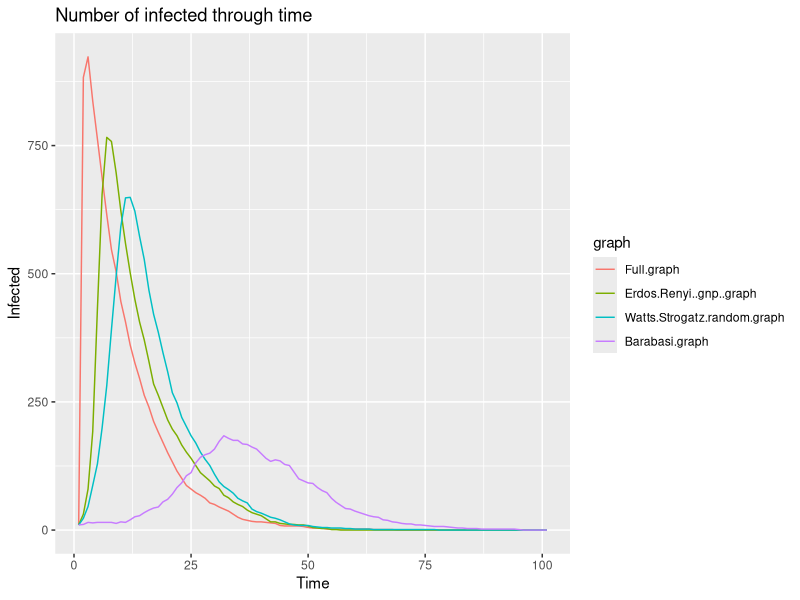
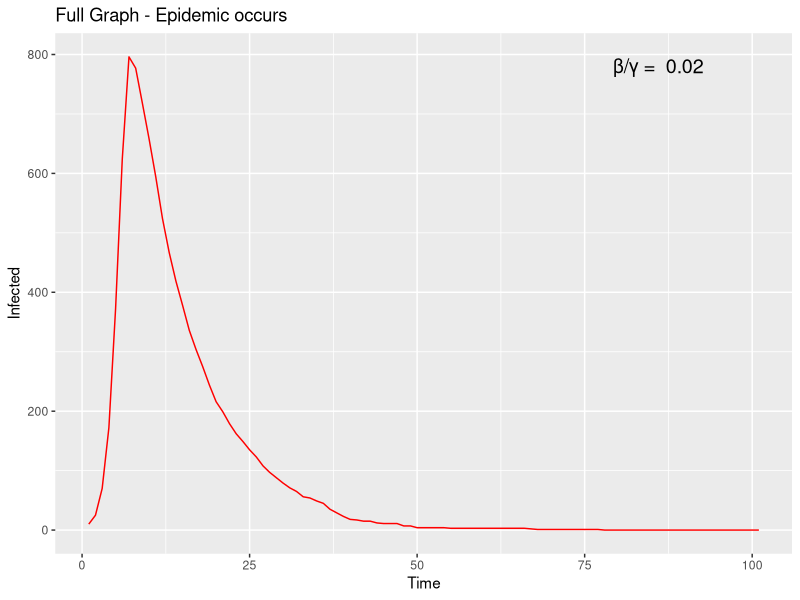
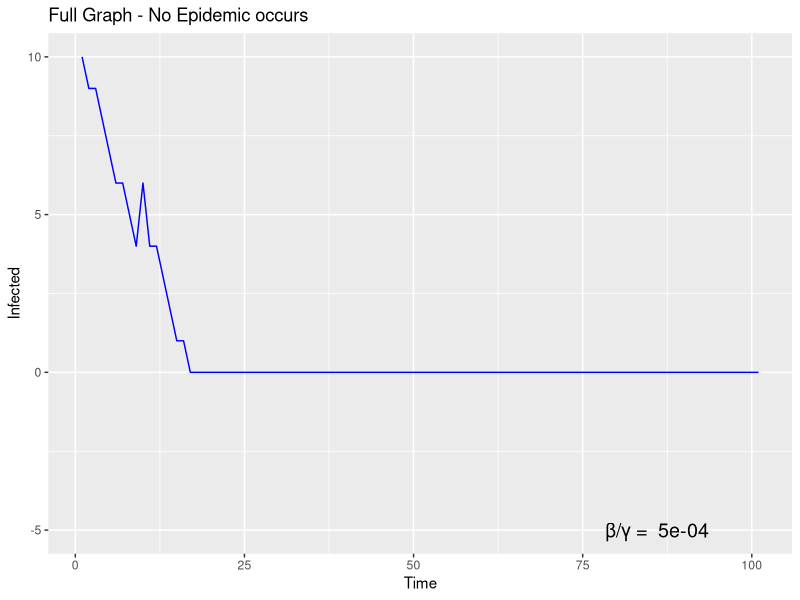
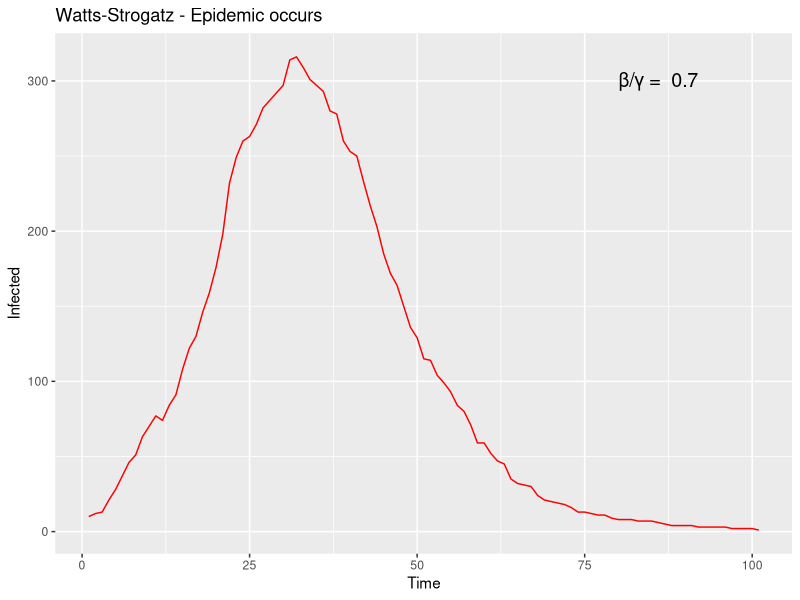
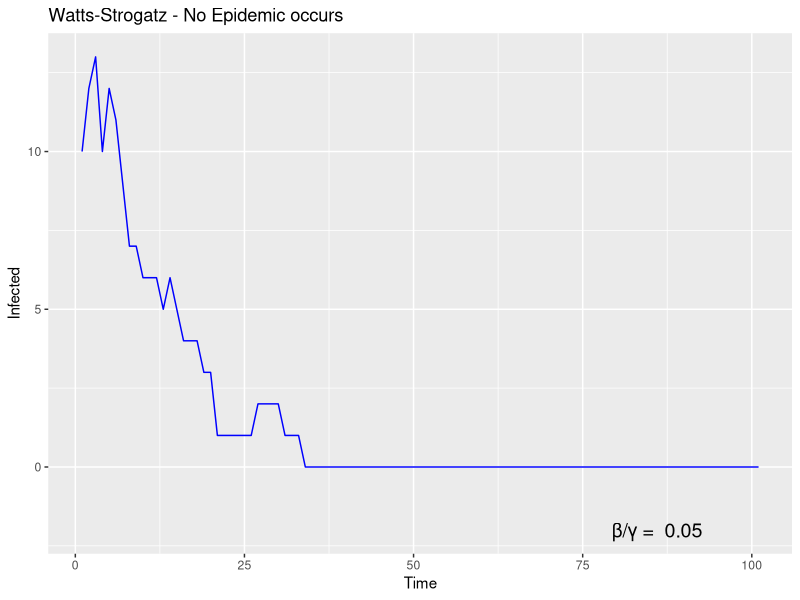
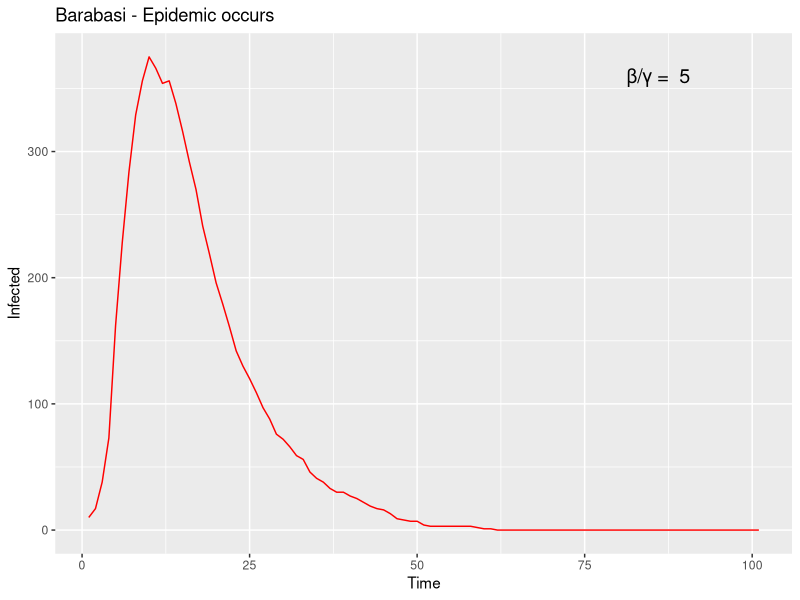
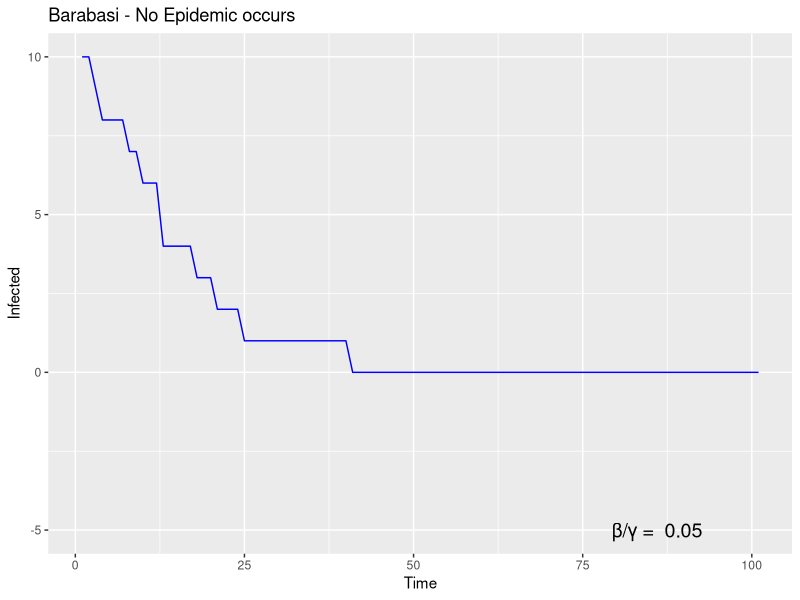

Write R code to recreate these figures, in order.
rm(list=ls())
library(igraph)
require(ggplot2)
require(reshape2)

till_end <- FALSE
n <- 1000
max_t <- 100
beta <- 0.2
gamma <- 0.1
p0 <- 0.01

graphs <- list(
  full_graph = make_full_graph(n),
  er_graph = erdos.renyi.game(n, 0.01),
  ws_graph = watts.strogatz.game(1, n, 4, 0.05),
  ba_graph = barabasi.game(n, directed=FALSE)
)

get_stat <- function(graph) {
  i <- sum(V(graph)$labels=='i')
  r <- sum(V(graph)$labels=='r')
  s <- sum(V(graph)$labels=='s')
  print(i)
}

experiment <- function(graph, beta, gamma) {

  V(graph)$labels <- rep("s", n) # All are susceptible
  
  # Select initially infected ones
  inf.init.number <- round(p0*n)
  inf.init.nodes <- sample.int(n, size = inf.init.number)
  V(graph)$labels[inf.init.nodes] <- rep("i", inf.init.number)
  infected.trace <- c(inf.init.number)
  t <- 0
  while ((sum(V(graph)$labels=="r") | !till_end) != n & t < max_t) {
    get_stat(graph)
    t <- t + 1
    # Recover
    infected <- V(graph)[V(graph)$labels=='i']
    to_recover.sample <- runif(length(infected))
    to_recover <- infected[to_recover.sample < gamma]
    
    # Infect
    to_infect.all <- c()
    for (v in infected) {
      adjacent <- V(graph)[neighbors(graph, v)]
      if(length(adjacent) == 0 | sum(adjacent$labels=="s")==0) {
        next
      }
      
      adj.infectable <- adjacent[adjacent$labels=="s"]
      if(length(adj.infectable) == 0) {
        next
      }
      
      to_infect.sample <- runif(length(adj.infectable))
      if(sum(to_infect.sample < beta) == 0) {
        next
      }
      
      to_infect <- adj.infectable[to_infect.sample < beta]
      to_infect <- adj.infectable[to_infect.sample < beta]
      to_infect.all <- c(to_infect.all, to_infect)
    }
    
    # Perform timestep
    V(graph)[to_recover]$labels <- rep("r", length(to_recover))
    V(graph)[to_infect.all]$labels <- rep("i", length(to_infect.all))
    
    infected.trace <- c(infected.trace, sum(V(graph)$labels=="i"))
  }
  return(infected.trace)
}

all.results <- list()
i <- 1
for (graph in graphs) {
  print(graph$name)
  result <- experiment(graph, beta, gamma)
  all.results[[i]] <- result
  i <- i + 1
}

names(all.results) <- sapply(graphs, function(graph) graph$name[1])
all.results <- as.data.frame(all.results)
all.results$time <- seq.int(nrow(all.results))

df <- melt(all.results,  id.vars = 'time', variable.name = "graph")

plot <- ggplot(df, aes(time, value)) + 
  geom_line(aes(colour = graph)) + 
  ggtitle("Number of infected through time") +
  ylab("Infected") + 
  xlab("Time")

show(plot)

eigen_vals <- sapply(graphs, function(graph) spectrum(graph, which=list(pos="LA", howmany=1))$values)

#
# Task 2
#

format_data <- function(data, title, color, frac) {
    
    to_df <- as.data.frame(data)
    to_df$time <- seq.int(nrow(to_df))
    final_df <- melt(to_df,  id.vars = 'time', variable.name = "simulation")
    
    final.plot <- ggplot(final_df, aes(time, value)) + 
        geom_line(aes(colour = simulation)) + 
        ggtitle(title) +
        scale_color_manual(labels = c(title), values = c(color)) +
        ylab("Infected") + 
        xlab("Time") +
        theme(legend.position = "none") +
        annotate("text", x=max(final_df$time)-15, 
                 y=max(final_df$value)-15, label= paste("β/γ = ", frac), size=5)
    
    show(final.plot)
}

run_all <- function(graph_n, b, g, title, color) {
    
    beta <- b
    gamma <- g
    cat(graph_n$name, title,"β = ", beta, ", γ = ", gamma,"\n")
    result.epidemic <- experiment(graph_n, beta, gamma)
    format_data(result.epidemic, title, color, b/g)
}


for (graph in graphs) {
    if (graph$name == "Full graph"){
        run_all(graph, b=0.002, g=0.1,
                "Full Graph - Epidemic occurs", "red")
        run_all(graph, b=0.00005, g=0.1,
                "Full Graph - No Epidemic occurs", "blue")
    }
    if (graph$name == "Erdos renyi (gnp) graph"){
        run_all(graph, b=0.03, g=0.1,
                "Erdos-Renyi - Epidemic occurs", "red")
        run_all(graph, b=0.007, g=0.1,
                "Erdos-Renyi - No Epidemic occurs", "blue")
    }
    if (graph$name == "Watts-Strogatz random graph"){
        run_all(graph, b=0.07, g=0.1,
                "Watts-Strogatz - Epidemic occurs", "red")
        run_all(graph, b=0.005, g=0.1,
                "Watts-Strogatz - No Epidemic occurs", "blue")
    }
    if (graph$name == "Barabasi graph"){
        run_all(graph, b=0.5, g=0.1,
                "Barabasi - Epidemic occurs", "red")
        run_all(graph, b=0.005, g=0.1,
                "Barabasi - No Epidemic occurs", "blue")
    }
}
